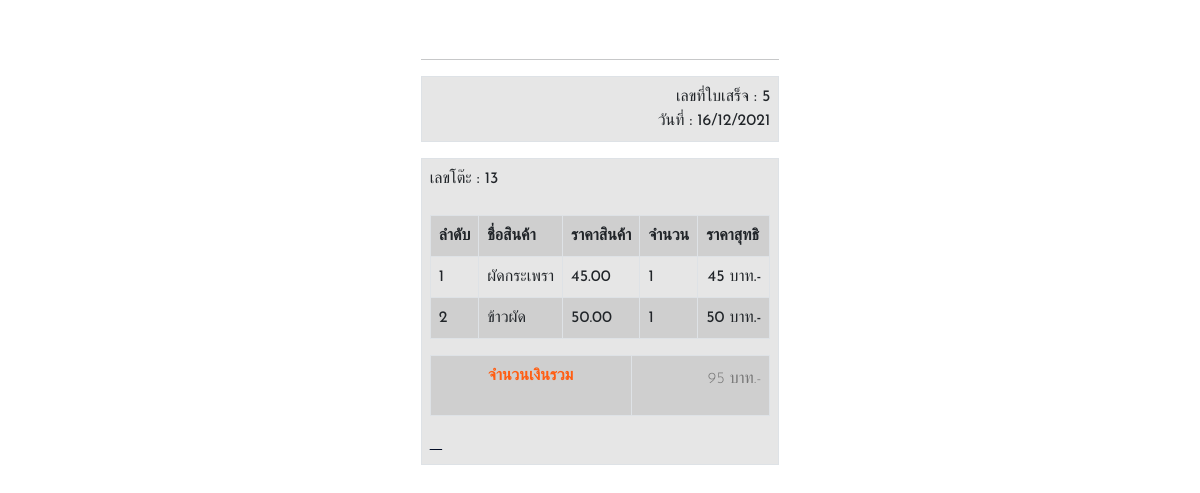
The app's page /dbadmin/dashboard/view/orderbill?order_id=5 (signed in) with its own data.
### tables this page shows
CREATE TABLE `order_details` (
  `id` int(11) NOT NULL,
  `order_detail_quantity` tinyint(4) NOT NULL,
  `order_detail_price` decimal(10,2) NOT NULL,
  `product_id` int(11) NOT NULL,
  `order_id` int(11) NOT NULL,
  `status_process_id` int(2) NOT NULL
);

CREATE TABLE `orders` (
  `id` int(11) NOT NULL,
  `order_date` datetime NOT NULL,
  `cust_id` varchar(100) NOT NULL,
  `status_id` int(2) NOT NULL,
  `report_id` varchar(25) NOT NULL
);

CREATE TABLE `products` (
  `id` int(11) NOT NULL,
  `product_code` varchar(60) NOT NULL,
  `product_name` varchar(60) NOT NULL,
  `product_desc` tinytext NOT NULL,
  `product_img_name` varchar(60) NOT NULL,
  `product_price` decimal(10,2) NOT NULL,
  `qty` int(255) NOT NULL,
  `catId` varchar(25) NOT NULL,
  `dateadd` timestamp NOT NULL DEFAULT current_timestamp() ON UPDATE current_timestamp(),
  `status_id` int(2) NOT NULL
);

### config/functions.php (called while the page is built, shortened)
<?php
    class DB_con {
        function __construct() {
            $conn = mysqli_connect(DB_SERVER, DB_USER, DB_PASS, DB_NAME);
            $this->dbcon = $conn;
        }
        public function fetchorder_detail($order_id) {
            $result = mysqli_query($this->dbcon, "SELECT cust_id,product_name,order_detail_price,order_detail_quantity ,order_id   FROM order_details,products,orders,status_cash
            WHERE  status_cash.status_id=orders.status_id and order_details.order_id=orders.id and products.id=order_details.product_id and order_id = '$order_id'");
            return $result;
        }
}
?>

### dbadmin/dashboard/view/orderbill.php (the view, shortened to what this page needs)
<?php
    include_once('../../../config/functions.php');
    $order_id = $_GET['order_id'];
      $updateuser = new DB_con();
      $sql = $updateuser->fetchorder_detail($order_id);
      $row = mysqli_fetch_array($sql);
    $role = $_SESSION['role_id'];
    if ($role!=1) {
      echo "<script>window.location.href='/therestaurant/index'</script>";
    } else {
?>
<!DOCTYPE html>
<html lang="en">
<head>
  <link href="assets/vendor/bootstrap/css/bootstrap.min.css" rel="stylesheet">
  <link href="assets/vendor/icofont/icofont.min.css" rel="stylesheet">
  <link href="assets/vendor/boxicons/css/boxicons.min.css" rel="stylesheet">
  <link href="assets/vendor/venobox/venobox.css" rel="stylesheet">
  <link href="assets/vendor/owl.carousel/assets/owl.carousel.min.css" rel="stylesheet">
  <link href="assets/vendor/aos/aos.css" rel="stylesheet">
  <link rel="stylesheet" href="https://stackpath.bootstrapcdn.com/bootstrap/5.0.0-alpha1/css/bootstrap.min.css">
  <link href="assets/css/style.css" rel="stylesheet">
</head>
<body>
  <section  class="d-flex flex-column justify-content-center align-items-center">
  <div class="hero-container" data-aos="fade-in">
  <div class="container">
 <h1><img src="assets/img/head.png" class="img-fluid" alt=""></h1>
 <hr>
 <table class="table table-striped table-bordered">
 <td style="text-align:right">
 เลขที่ใบเสร็จ : <?php echo $row['order_id']; ?><br>
 วันที่ : <?php echo date("d/m/Y"); ?><br></td></table>
 <table class="table table-striped table-bordered">
 <td>
 เลขโต๊ะ : <?php echo $row['cust_id']; ?><br>
<table class="table table-striped table-bordered">
<tr><br>
<th>ลำดับ</th>
<th>ชื่อสินค้า</th>
<th>ราคาสินค้า</th>
<th>จำนวน</th>
<th>ราคาสุทธิ</th>
    </tr>
    <?php
        $i = 0;
      $total=0;
      $order_id = $_GET['order_id'];
      $updateuser = new DB_con();
      $sql = $updateuser->fetchorder_detail($order_id);
      while($row = mysqli_fetch_array($sql)) {$i++;
      $sumqty= $row['order_detail_quantity']*$row['order_detail_price'];
      $total+= $sumqty; ?>
<tr class = "  ">
<td><?=$i;?></td>
<td><?php echo $row['product_name']; ?></td>
<td><?php echo $row['order_detail_price']; ?></td>
<td><?php echo $row['order_detail_quantity']; ?></td>
      <td align = 'right'><?php echo number_format( $sumqty)." บาท.-"; ?></td>
      <?php } ?></tr></table>
    <table class="table table-striped table-bordered">
    <tr class = ""><td colspan="3" align = 'right'><b><center>จำนวนเงินรวม</center></b></td>
               <td><p align = "right"><?php echo number_format( $total).' บาท.-'; ?></p></td>
    </tr>
    </table>
</div>
</body>
  <a href="#" class="back-to-top"><i class="icofont-simple-up"></i></a>
</body>
<?php }?>
</html>

### records on screen
order_details: order "5", product.product_name "ผัดกระเพรา", order_detail_price "45.00", order_detail_quantity "1", sumqty "45"
orders: cust "13"
order_details: product.product_name "ข้าวผัด", order_detail_price "50.00", order_detail_quantity "1", sumqty "50"

### other values on screen
$total "95"
